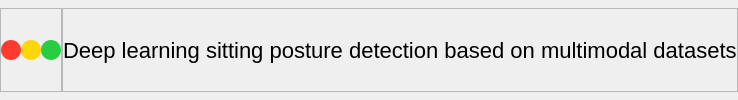
        <widget class="DoubleClickQFrame" name="topbox">
         <property name="styleSheet">
          <string notr="true"/>
         </property>
         <layout class="QHBoxLayout" name="topBox" stretch="1,9">
          <property name="spacing">
           <number>0</number>
          </property>
          <property name="leftMargin">
           <number>0</number>
          </property>
          <property name="topMargin">
           <number>8</number>
          </property>
          <property name="rightMargin">
           <number>0</number>
          </property>
          <property name="bottomMargin">
           <number>8</number>
          </property>
          <item>
           <widget class="QFrame" name="left_top">
            <property name="maximumSize">
             <size>
              <width>150</width>
              <height>16777215</height>
             </size>
            </property>
            <property name="styleSheet">
             <string notr="true">/* QFrame#left_top{
	border: 1px solid red;
} */
QPushButton#closeButton {
    background-color: rgb(255, 59, 48); /* 红色 */
    border: none;
    border-radius: 10px; /* 使按钮圆形 */
    min-width: 20px;
    max-width: 20px;
    min-height: 20px;
    max-height: 20px;
}

QPushButton#maximizeButton {
    background-color: rgb(40, 205, 65); /* 黄色 */
    border: none;
    border-radius: 10px; /* 使按钮圆形 */
    min-width: 20px;
    max-width: 20px;
    min-height: 20px;
    max-height: 20px;
}

QPushButton#minimizeButton {
    background-color: rgb(255, 214, 10); /* 绿色 */
    border: none;
    border-radius: 10px; /* 使按钮圆形 */
    min-width: 20px;
    max-width: 20px;
    min-height: 20px;
    max-height: 20px;
}
</string>
            </property>
            <property name="frameShape">
             <enum>QFrame::Shape::StyledPanel</enum>
            </property>
            <property name="frameShadow">
             <enum>QFrame::Shadow::Raised</enum>
            </property>
            <layout class="QHBoxLayout" name="horizontalLayout_2">
             <property name="spacing">
              <number>0</number>
             </property>
             <property name="leftMargin">
              <number>0</number>
             </property>
             <property name="topMargin">
              <number>0</number>
             </property>
             <property name="rightMargin">
              <number>0</number>
             </property>
             <property name="bottomMargin">
              <number>0</number>
             </property>
             <item>
              <widget class="QPushButton" name="closeButton">
               <property name="styleSheet">
                <string notr="true">QPushButton:hover{
	background-color:rgb(139, 29, 31);
	border-image: url(:/leftbox/images/newsize/close.png);
}
QPushButton:pressed {
	background-color: rgb(232, 59, 35);
}</string>
               </property>
               <property name="text">
                <string/>
               </property>
              </widget>
             </item>
             <item>
              <widget class="QPushButton" name="minimizeButton">
               <property name="styleSheet">
                <string notr="true">QPushButton:hover{
	background-color:rgb(139, 29, 31);
	border-image: url(:/leftbox/images/newsize/min.png);
}
QPushButton:pressed {
	background-color:  rgb(255, 214, 5);
}

</string>
               </property>
               <property name="text">
                <string/>
               </property>
              </widget>
             </item>
             <item>
              <widget class="QPushButton" name="maximizeButton">
               <property name="styleSheet">
                <string notr="true">QPushButton:hover{
	background-color:rgb(139, 29, 31);
	border-image: url(:/leftbox/images/newsize/max.png);
}
QPushButton:pressed {
	background-color: rgb(40, 205, 60);
}</string>
               </property>
               <property name="text">
                <string/>
               </property>
              </widget>
             </item>
            </layout>
           </widget>
          </item>
          <item alignment="Qt::AlignmentFlag::AlignHCenter">
           <widget class="QFrame" name="right_top">
            <property name="styleSheet">
             <string notr="true">QLabel#title{
    background-color: none;
	font-size: 22px;
	font-family: &quot;Shojumaru&quot;;
	color: black;
}
Spacer{
	border:none;
}</string>
            </property>
            <property name="frameShape">
             <enum>QFrame::Shape::StyledPanel</enum>
            </property>
            <property name="frameShadow">
             <enum>QFrame::Shadow::Raised</enum>
            </property>
            <layout class="QHBoxLayout" name="horizontalLayout">
             <property name="spacing">
              <number>0</number>
             </property>
             <property name="leftMargin">
              <number>0</number>
             </property>
             <property name="topMargin">
              <number>0</number>
             </property>
             <property name="rightMargin">
              <number>0</number>
             </property>
             <property name="bottomMargin">
              <number>0</number>
             </property>
             <item alignment="Qt::AlignmentFlag::AlignHCenter">
              <widget class="QLabel" name="title">
               <property name="styleSheet">
                <string notr="true"/>
               </property>
               <property name="text">
                <string>Deep learning sitting posture detection based on multimodal datasets</string>
               </property>
               <property name="indent">
                <number>-1</number>
               </property>
              </widget>
             </item>
            </layout>
           </widget>
          </item>
         </layout>
        </widget>
